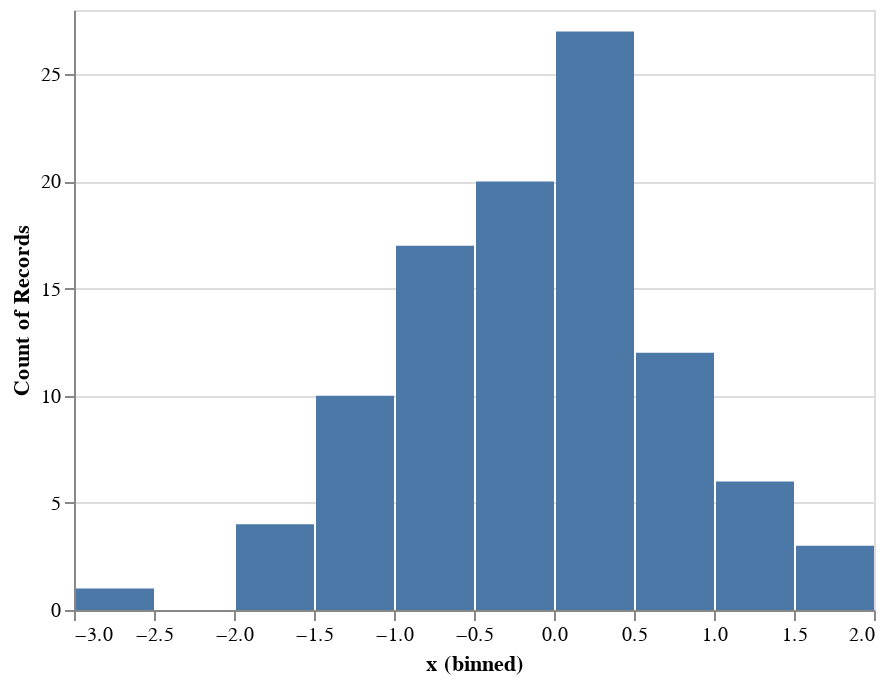

Source (notebook cell):
### Markdown cell above
## Пример 2: Подписи к осям и заголовки

Подписи к осям и заголовок графика устанавливаются автоматически на основе исходных данных, но иногда мы хотим поменять их.
Например, визуализируем гистограмму данных из примера выше:

### Code cell
alt.Chart(data).mark_bar().encode(
    x=alt.X('x', bin=True),
    y=alt.Y('count()')
)

### Figure 1 — Vega-Lite specification as saved in the notebook (floating-point values rounded to 4 significant figures)
{"config": {"view": {"continuousWidth": 400, "continuousHeight": 300}}, "data": {"name": "data-ae1344d1d8690fa86222a4d9fb43266b"}, "mark": "bar", "encoding": {"x": {"type": "quantitative", "bin": true, "field": "x"}, "y": {"type": "quantitative", "aggregate": "count"}}, "$schema": "https://vega.github.io/schema/vega-lite/v4.8.1.json", "datasets": {"data-ae1344d1d8690fa86222a4d9fb43266b": [{"x": 0.4967, "y": -0.1383}, {"x": 0.6477, "y": 1.523}, {"x": -0.2342, "y": -0.2341}, {"x": 1.579, "y": 0.7674}, {"x": -0.4695, "y": 0.5426}, {"x": -0.4634, "y": -0.4657}, {"x": 0.242, "y": -1.913}, {"x": -1.725, "y": -0.5623}, {"x": -1.013, "y": 0.3142}, {"x": -0.908, "y": -1.412}, {"x": 1.466, "y": -0.2258}, {"x": 0.06753, "y": -1.425}, {"x": -0.5444, "y": 0.1109}, {"x": -1.151, "y": 0.3757}, {"x": -0.6006, "y": -0.2917}, {"x": -0.6017, "y": 1.852}, {"x": -0.0135, "y": -1.058}, {"x": 0.8225, "y": -1.221}, {"x": 0.2089, "y": -1.96}, {"x": -1.328, "y": 0.1969}, {"x": 0.7385, "y": 0.1714}, {"x": -0.1156, "y": -0.3011}, {"x": -1.479, "y": -0.7198}, {"x": -0.4606, "y": 1.057}, {"x": 0.3436, "y": -1.763}, {"x": 0.3241, "y": -0.3851}, {"x": -0.6769, "y": 0.6117}, {"x": 1.031, "y": 0.9313}, {"x": -0.8392, "y": -0.3092}, {"x": 0.3313, "y": 0.9755}, {"x": -0.4792, "y": -0.1857}, {"x": -1.106, "y": -1.196}, {"x": 0.8125, "y": 1.356}, {"x": -0.07201, "y": 1.004}, {"x": 0.3616, "y": -0.6451}, {"x": 0.3614, "y": 1.538}, {"x": -0.03583, "y": 1.565}, {"x": -2.62, "y": 0.8219}, {"x": 0.08705, "y": -0.299}, {"x": 0.09176, "y": -1.988}, {"x": -0.2197, "y": 0.3571}, {"x": 1.478, "y": -0.5183}, {"x": -0.8085, "y": -0.5018}, {"x": 0.9154, "y": 0.3288}, {"x": -0.5298, "y": 0.5133}, {"x": 0.09708, "y": 0.9686}, {"x": -0.7021, "y": -0.3277}, {"x": -0.3921, "y": -1.464}, {"x": 0.2961, "y": 0.2611}, {"x": 0.005113, "y": -0.2346}, {"x": -1.415, "y": -0.4206}, {"x": -0.3427, "y": -0.8023}, {"x": -0.1613, "y": 0.4041}, {"x": 1.886, "y": 0.1746}, {"x": 0.2576, "y": -0.07445}, {"x": -1.919, "y": -0.02651}, {"x": 0.06023, "y": 2.463}, {"x": -0.1924, "y": 0.3015}, {"x": -0.03471, "y": -1.169}, {"x": 1.143, "y": 0.7519}, {"x": 0.791, "y": -0.9094}, {"x": 1.403, "y": -1.402}, {"x": 0.5869, "y": 2.19}, {"x": -0.9905, "y": -0.5663}, {"x": 0.09965, "y": -0.5035}, {"x": -1.551, "y": 0.06856}, {"x": -1.062, "y": 0.4736}, {"x": -0.9194, "y": 1.55}, {"x": -0.7833, "y": -0.3221}, {"x": 0.8135, "y": -1.231}, {"x": 0.2275, "y": 1.307}, {"x": -1.607, "y": 0.1846}, {"x": 0.2599, "y": 0.7818}, {"x": -1.237, "y": -1.32}, {"x": 0.5219, "y": 0.297}, {"x": 0.2505, "y": 0.3464}, {"x": -0.68, "y": 0.2323}, {"x": 0.2931, "y": -0.7144}, {"x": 1.866, "y": 0.4738}, {"x": -1.191, "y": 0.6566}, {"x": -0.9747, "y": 0.7871}, {"x": 1.159, "y": -0.8207}, {"x": 0.9634, "y": 0.4128}, {"x": 0.8221, "y": 1.897}, {"x": -0.2454, "y": -0.7537}, {"x": -0.8895, "y": -0.8158}, {"x": -0.0771, "y": 0.3412}, {"x": 0.2767, "y": 0.8272}, {"x": 0.013, "y": 1.454}, {"x": -0.2647, "y": 2.72}, {"x": 0.6257, "y": -0.8572}, {"x": -1.071, "y": 0.4825}, {"x": -0.2235, "y": 0.714}, {"x": 0.4732, "y": -0.07283}, {"x": -0.8468, "y": -1.515}, {"x": -0.4465, "y": 0.8564}, {"x": 0.2141, "y": -1.246}, {"x": 0.1732, "y": 0.3853}, {"x": -0.8839, "y": 0.1537}, {"x": 0.05821, "y": -1.143}]}}
